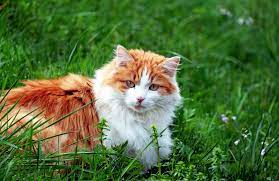
#> input picture download.jpg, 279 x 181 px
$ python high_pass_filtering.py
#> lines starting #> are read from the running program, lines starting #| are printed output that depends on the picture
import cv2
import numpy as np
from matplotlib import pyplot as plt

img = cv2.imread('download.jpg',0)
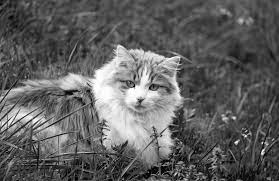
#> img: shape (181, 279); min 0, max 255, mean 96.5
f = np.fft.fft2(img)
fshift = np.fft.fftshift(f)

rows, cols = img.shape
#> rows = 181; cols = 279
crow,ccol = int(rows/2) , int(cols/2)
#> crow = 90; ccol = 139
fshift[crow-30:crow+30, ccol-30:ccol+30] = 0
f_ishift = np.fft.ifftshift(fshift)
img_back = np.fft.ifft2(f_ishift)
img_back = np.abs(img_back)
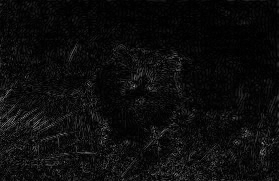
#> img_back: shape (181, 279) float64; min 0.0206, max 144.7, mean 12.9

plt.subplot(131),plt.imshow(img, cmap = 'gray')
plt.title('Input Image'), plt.xticks([]), plt.yticks([])
plt.subplot(132),plt.imshow(img_back, cmap = 'gray')
plt.title('Image after HPF'), plt.xticks([]), plt.yticks([])
plt.subplot(133),plt.imshow(img_back)
plt.title('Result in JET'), plt.xticks([]), plt.yticks([])

plt.show()
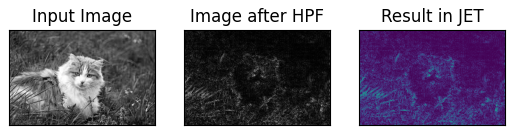
#> figure drawn by matplotlib, 3 panels
